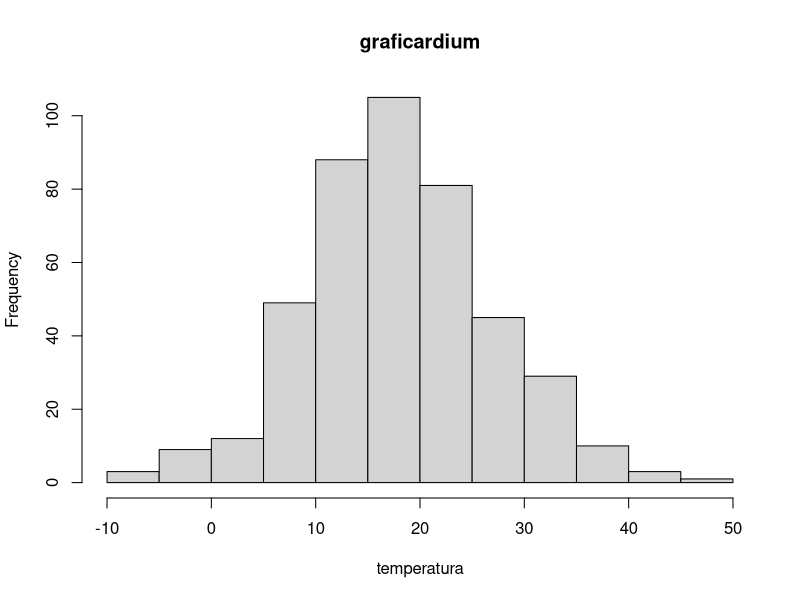
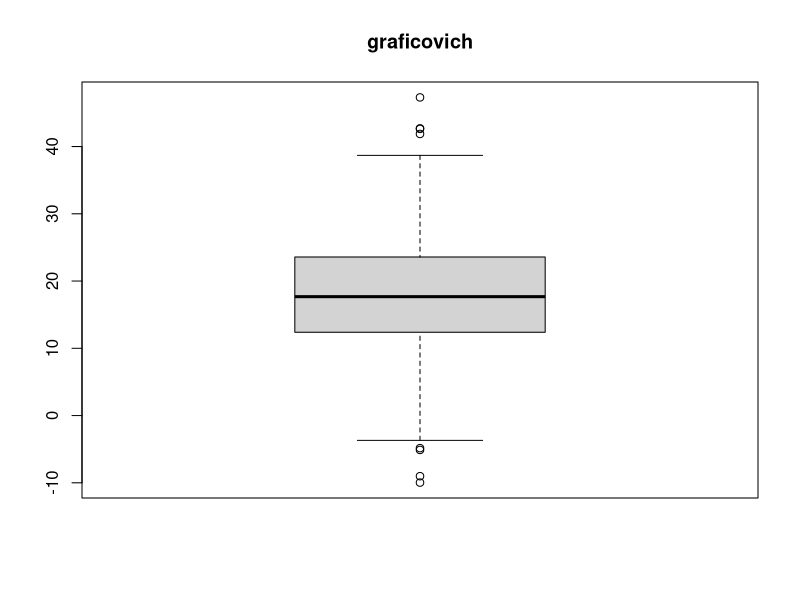

Reproduce these figures in R, in order.
#c<-scan()
temperatura<-rnorm(435,18,9)
set.seed(6, NULL, NULL, NULL)
hist(temperatura,main="graficardium")
boxplot(temperatura, main="graficovich")
